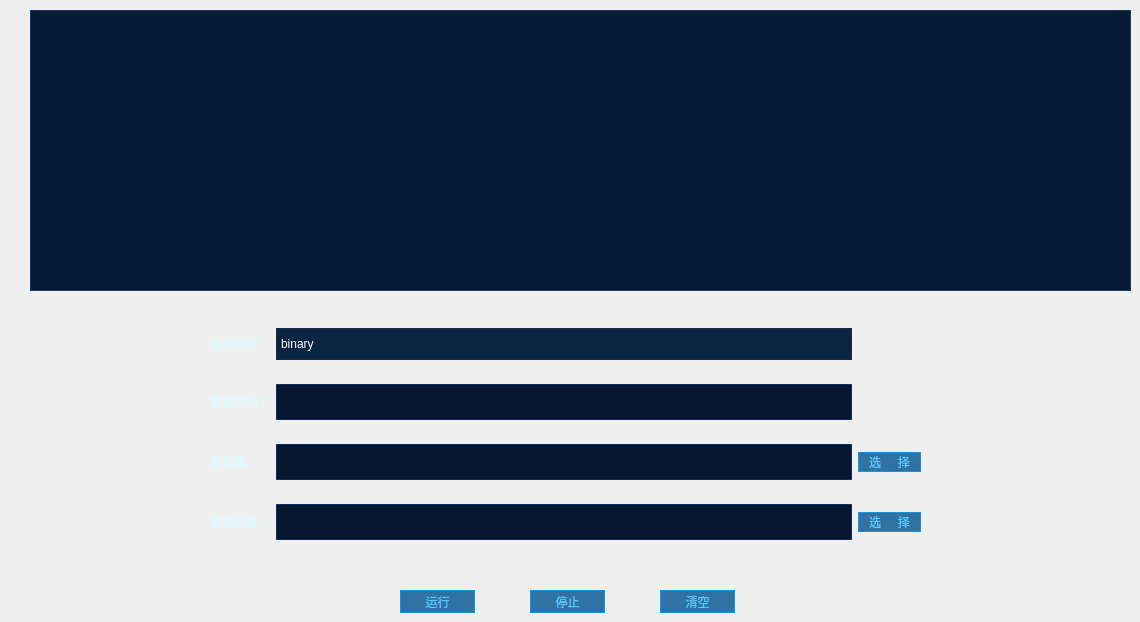
     <widget class="QWidget" name="page_4">
      <widget class="QWidget" name="gridLayoutWidget_4">
       <property name="geometry">
        <rect>
         <x>210</x>
         <y>310</y>
         <width>711</width>
         <height>251</height>
        </rect>
       </property>
       <layout class="QGridLayout" name="detectgrid_2">
        <item row="0" column="0">
         <widget class="QLabel" name="label_14">
          <property name="styleSheet">
           <string notr="true">color: #DAFBFF; /* 文本颜色 */
    font: 9pt &quot;微软雅黑&quot;;</string>
          </property>
          <property name="text">
           <string>预测类型：</string>
          </property>
         </widget>
        </item>
        <item row="1" column="1">
         <widget class="QLineEdit" name="classes_2">
          <property name="styleSheet">
           <string notr="true">QLineEdit{
        width: 100px;
        height: 34px;
        background: #05182F;
        border: 1px solid #163B69;
        border: 1px solid rgba(24, 65, 162, 0.5);
        font: 9pt &quot;微软雅黑&quot;;
        color: #DAFBFF;
        line-height: 50px;
}</string>
          </property>
         </widget>
        </item>
        <item row="1" column="0">
         <widget class="QLabel" name="label_16">
          <property name="styleSheet">
           <string notr="true">color: #DAFBFF; /* 文本颜色 */
    font: 9pt &quot;微软雅黑&quot;;</string>
          </property>
          <property name="text">
           <string>数据类别：</string>
          </property>
         </widget>
        </item>
        <item row="2" column="0">
         <widget class="QLabel" name="label_18">
          <property name="styleSheet">
           <string notr="true">color: #DAFBFF; /* 文本颜色 */
    font: 9pt &quot;微软雅黑&quot;;</string>
          </property>
          <property name="text">
           <string>数据集：</string>
          </property>
         </widget>
        </item>
        <item row="3" column="11">
         <widget class="QPushButton" name="modelpb_2">
          <property name="styleSheet">
           <string notr="true">background: rgba(0,84,143,0.8);
    border: 1px solid #1197E2;
    font: 9pt &quot;微软雅黑&quot;;
    color: #5BC5FF;</string>
          </property>
          <property name="text">
           <string>选     择</string>
          </property>
         </widget>
        </item>
        <item row="2" column="11">
         <widget class="QPushButton" name="datapb_2">
          <property name="styleSheet">
           <string notr="true">background: rgba(0,84,143,0.8);
    border: 1px solid #1197E2;
    font: 9pt &quot;微软雅黑&quot;;
    color: #5BC5FF;</string>
          </property>
          <property name="text">
           <string>   选     择   </string>
          </property>
         </widget>
        </item>
        <item row="2" column="1">
         <widget class="QLineEdit" name="datapath_2">
          <property name="styleSheet">
           <string notr="true">QLineEdit{
        width: 100px;
        height: 34px;
        background: #05182F;
        border: 1px solid #163B69;
        border: 1px solid rgba(24, 65, 162, 0.5);
        font: 9pt &quot;微软雅黑&quot;;
        color: #DAFBFF;
        line-height: 50px;
}</string>
          </property>
         </widget>
        </item>
        <item row="0" column="1">
         <widget class="QComboBox" name="experiment_2">
          <property name="styleSheet">
           <string notr="true">QComboBox
{
    width: 130px;
    height: 30px;
    background: #0B2642;
    border: 1px solid rgba(31, 42, 72, 194);
    border-image: url(:/icon/AontherUI/leida1_n.png);
    font: 9pt &quot;微软雅黑&quot;;
    line-height: 35px;
    color: white;
}

QComboBox::down-arrow{
    image:url(&quot;:/icon/RaderControl/Arrow1.png&quot;);
    background: transparent;
}

QComboBox::drop-down{
    background: transparent;
}
</string>
          </property>
          <item>
           <property name="text">
            <string>binary</string>
           </property>
          </item>
          <item>
           <property name="text">
            <string>family</string>
           </property>
          </item>
         </widget>
        </item>
        <item row="3" column="0">
         <widget class="QLabel" name="label_12">
          <property name="styleSheet">
           <string notr="true">color: #DAFBFF; /* 文本颜色 */
    font: 9pt &quot;微软雅黑&quot;;</string>
          </property>
          <property name="text">
           <string>模型参数：</string>
          </property>
         </widget>
        </item>
        <item row="3" column="1">
         <widget class="QLineEdit" name="modelpath_2">
          <property name="styleSheet">
           <string notr="true">QLineEdit{
        width: 100px;
        height: 34px;
        background: #05182F;
        border: 1px solid #163B69;
        border: 1px solid rgba(24, 65, 162, 0.5);
        font: 9pt &quot;微软雅黑&quot;;
        color: #DAFBFF;
        line-height: 50px;
}</string>
          </property>
         </widget>
        </item>
       </layout>
      </widget>
      <widget class="QPushButton" name="detectpb_2">
       <property name="geometry">
        <rect>
         <x>400</x>
         <y>590</y>
         <width>75</width>
         <height>23</height>
        </rect>
       </property>
       <property name="styleSheet">
        <string notr="true">background: rgba(0,84,143,0.8);
    border: 1px solid #1197E2;
    font: 9pt &quot;微软雅黑&quot;;
    color: #5BC5FF;</string>
       </property>
       <property name="text">
        <string>运行</string>
       </property>
      </widget>
      <widget class="QPushButton" name="stoppb_2">
       <property name="geometry">
        <rect>
         <x>530</x>
         <y>590</y>
         <width>75</width>
         <height>23</height>
        </rect>
       </property>
       <property name="styleSheet">
        <string notr="true">background: rgba(0,84,143,0.8);
    border: 1px solid #1197E2;
    font: 9pt &quot;微软雅黑&quot;;
    color: #5BC5FF;</string>
       </property>
       <property name="text">
        <string>停止</string>
       </property>
      </widget>
      <widget class="QPushButton" name="clearpb_2">
       <property name="geometry">
        <rect>
         <x>660</x>
         <y>590</y>
         <width>75</width>
         <height>23</height>
        </rect>
       </property>
       <property name="styleSheet">
        <string notr="true">background: rgba(0,84,143,0.8);
    border: 1px solid #1197E2;
    font: 9pt &quot;微软雅黑&quot;;
    color: #5BC5FF;</string>
       </property>
       <property name="text">
        <string>清空</string>
       </property>
      </widget>
      <widget class="QTableWidget" name="detectable">
       <property name="geometry">
        <rect>
         <x>30</x>
         <y>10</y>
         <width>1101</width>
         <height>281</height>
        </rect>
       </property>
       <property name="styleSheet">
        <string notr="true">QTableWidget
{
    color: white;
    background: #061B35;
    border: 1px solid #163B69;
    alternate-background-color:#0B2443;
    gridline-color: 1px solid #163B69;
}

QTableWidget::item{
    border: 1px solid #163B69;
    /* 设置文本水平和垂直居中 */
    text-align: center;
    vertical-align: middle;
}
QHeaderView
{
    background:transparent;
}

QHeaderView::section
{
    color:rgb(218, 251, 255);
    background: #0B3259;
    border: 1px solid #163B69;
}
QScrollBar:vertical{
    width:16px;
    border-style:flat;
    border-radius: 4px;
    border:0px;
    background: #19191A;
}

QScrollBar::handle:vertical{
    background: #163B69;
    border-radius: 4px;
    width:8px;
    min-height:91px;
    border-style:flat;
}

QScrollBar::handle:vertical::hover{
    background: #163B69;
    border-radius: 4px;
    width:16px;
}

QScrollBar::handle:vertical::pressed{
    background: #163B69;
    border-radius:4px;
}

QScrollBar:horizontal{
    height:16px;
    border-style:flat;
    border-radius: 4px;
    border:0px;
    background: #19191A;
}

QScrollBar::handle:horizontal{
    background: #163B69;
    border-radius: 4px;
    height:8px;
    min-width:91px;
    border-style:flat;
}
QScrollBar::handle:horizontal::hover{
    background: #163B69;
    border-radius: 4px;
    height:8px;
}
QScrollBar::handle:horizontal::pressed{
    background: #163B69;
    border-radius:4px;
    height:8px;
}

QScrollBar::sub-page:vertical {
    background: #19191A;
    border-style:flat;
}

QScrollBar::add-page:vertical {
   background: #19191A;
    border-style:flat;
}

QScrollBar::add-line:vertical{
   background: #19191A;
}

QScrollBar::sub-line:vertical {
   background: #19191A;
}


QScrollBar::sub-page:horizontal {
    background: #19191A;
    border-style:flat;
}
QScrollBar::add-page:horizontal {
   background: #19191A;
    border-style:flat;
}
QScrollBar::sub-line:horizontal {
   background: #19191A;
}
QScrollBar::add-line:horizontal{
   background: #19191A;
}
</string>
       </property>
      </widget>
     </widget>
